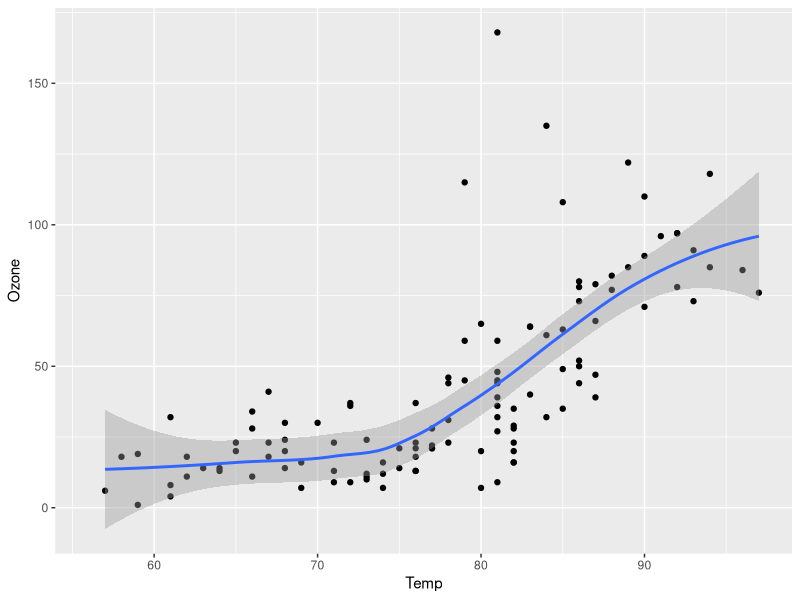
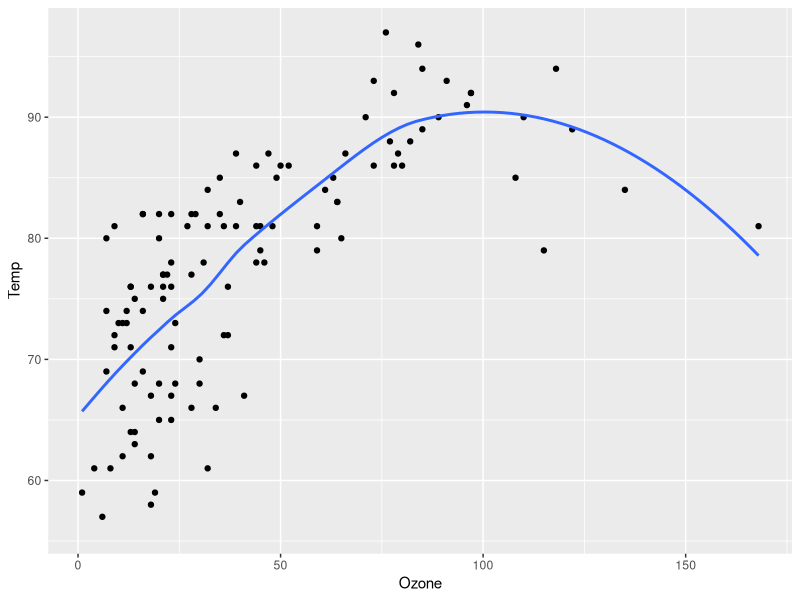
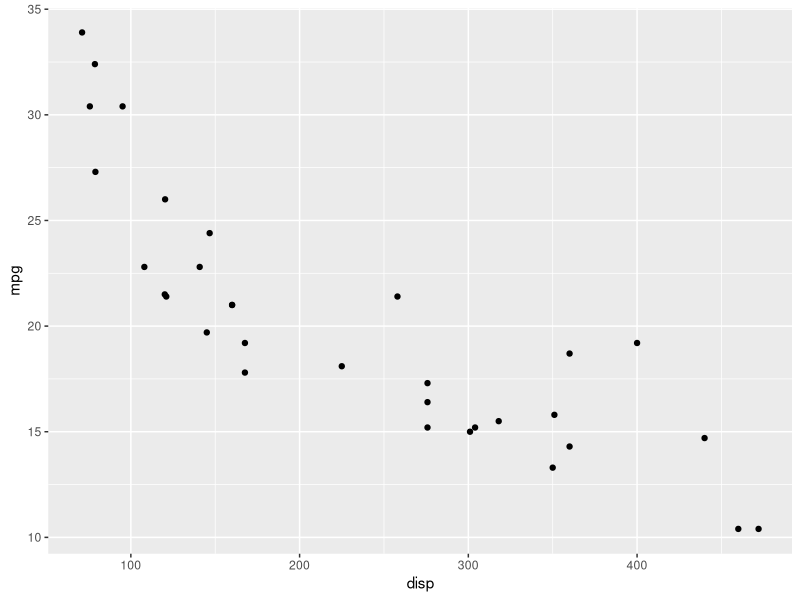

Write the R code that produced these figures, in order. (Note: this script raises an error after producing the figures.)
## ---- chunk 1
#| include: false
library(tidyverse)
## ---- chunk 2
# label: example-code-introduction
#| echo: fenced
#| output-location: column
#| label: fig-airquality
#| fig-cap: Temperature and ozone level.
#| warning: false

library(ggplot2)

ggplot(airquality, aes(Temp, Ozone)) + 
  geom_point() + 
  geom_smooth(method = "loess"
)
## ---- chunk 3
#| echo: false
fmt_mean <- scales::number_format(accuracy = 0.1)(mean(mtcars$mpg))
## ---- chunk 4
mtcars %>% filter(mpg >= 25)
## ---- chunk 5
#| echo: fenced
#| eval: true
mtcars %>% filter(mpg >= 25)
## ---- chunk 6
#| echo: fenced
#| warning: false
#| fig-cap: "Air Quality"
#| fig-alt: "A ggplot2 with temperature by ozone levels along with a trend line indicating the increase in temperature with increasing ozone levels."

library(ggplot2)
ggplot(airquality, aes(Ozone, Temp)) + 
        geom_point() + 
        geom_smooth(method = "loess", se = FALSE)
## ---- chunk 7
#| echo: fenced
#| fig-dpi: 350
mtcars |> 
  ggplot(aes(x = disp, y = mpg)) + geom_point()
## ---- chunk 8
#| echo: true
str(knitr::opts_chunk$get()[1:27])
## ---- chunk 9
#| echo: true
str(knitr::opts_chunk$get()[28:53])
## ---- chunk 10
#| fig-alt: "A screenshot of a RMarkdown document inside RStudio. The screenshot highlights the automatically generated document outline for each chunk name."
knitr::include_graphics("images/qmd-outline.png")
## ---- chunk 11
ggplot(mtcars, aes(x = disp, y = mpg, color = factor(cyl))) +
  geom_point()
## ---- chunk 12
mtcars |> 
  filter(mpg >= 25)
## ---- chunk 13
mpg_cars <- mtcars |> 
  filter(mpg >= 25)
## ---- chunk 14
mpg_cars <- mtcars |> 
  filter(mpg >= 25)

mpg_cars
## ---- chunk 15
#| echo: false
#| eval: true
